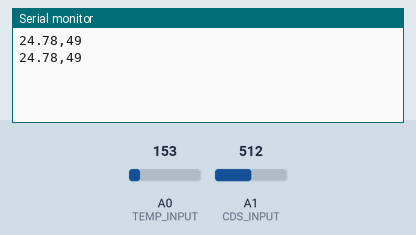
This sketch was run on a simulated Arduino Uno, built with avr-gcc and run on an emulated ATmega328P. Parts: the last lines printed to the serial monitor. The test bench sets the inputs (shaded band); at power-on: A0 (TEMP_INPUT) = 153, A1 (CDS_INPUT) = 512.

Above: at 1.8 s.
1.9 s: A0 (TEMP_INPUT) set to 165
At 2.5 s:
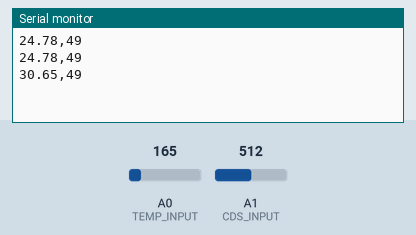
3.4 s: A1 (CDS_INPUT) set to 716
At 4.7 s:
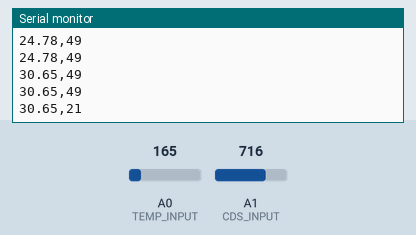
4.9 s: A0 (TEMP_INPUT) set to 175
At 5.8 s:
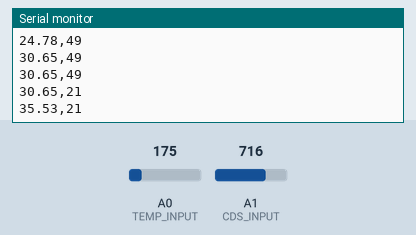
6.4 s: A1 (CDS_INPUT) set to 900
At 7.7 s:
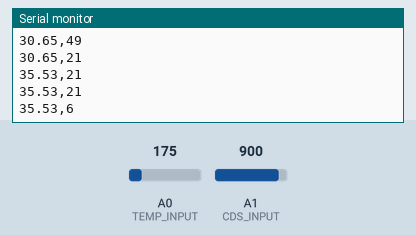
Timing chart, 0 to 8.9 s (numbered marks = the images above; inputs shaded):
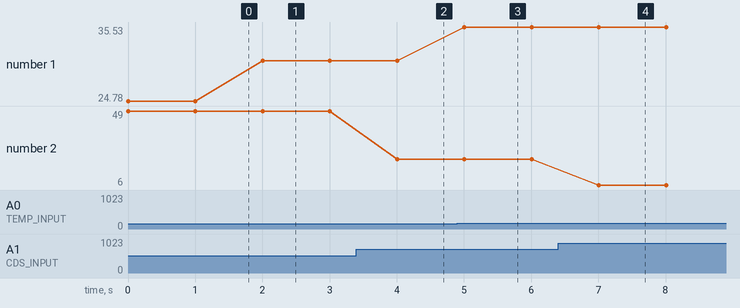

The sketch:

AA01_tmp36_cds.ino
```cpp
//
// AA00, TMP36 sensor
//

#define TEMP_INPUT 0
#define CDS_INPUT 1
// or  int TEMP_INPUT = 0;

void setup() {
  Serial.begin(9600);
}

void loop() {
  int value = analogRead(TEMP_INPUT);
  float voltage = value * 5.0 * 1000.0/1023.0;
  float temperatureC = (voltage - 500) / 10 ;
  Serial.print(temperatureC);
  Serial.print(',');

  int value2 = analogRead(CDS_INPUT);
  Serial.println(int(Iuminosity(value2)));
  delay(1000);
}

double Iuminosity (int RawADC0){
double Vout=RawADC0*5.0/1023.0;
int lux=(2500/Vout-500)/10;
return lux;
}
```

Measured:
- after the input at 1.9 s, the serial monitor: prints a new line after 0.10 s (image 1)
- after the input at 3.4 s, the serial monitor: prints a new line after 0.60 s (image 2)
- after the input at 4.9 s, the serial monitor: prints a new line after 0.11 s (image 3)
- after the input at 6.4 s, the serial monitor: prints a new line after 0.61 s (image 4)
- plotted number 1: 24.78 → 30.65 after the input at 1.9 s, 30.65 → 35.53 after the input at 4.9 s
- plotted number 2: 49 → 21 after the input at 3.4 s, 21 → 6 after the input at 6.4 s
